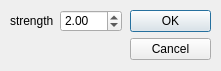
<?xml version="1.0" encoding="UTF-8"?>
<ui version="4.0">
 <class>MapNormalDialog</class>
 <widget class="QDialog" name="MapNormalDialog">
  <property name="geometry">
   <rect>
    <x>0</x>
    <y>0</y>
    <width>221</width>
    <height>71</height>
   </rect>
  </property>
  <property name="windowTitle">
   <string>Map Normal</string>
  </property>
  <property name="windowIcon">
   <iconset resource="../../../res/icons.qrc">
    <normaloff>:/icons/icons/flag_airfield_vehicle_safety.png</normaloff>:/icons/icons/flag_airfield_vehicle_safety.png</iconset>
  </property>
  <widget class="QDialogButtonBox" name="buttonBox">
   <property name="geometry">
    <rect>
     <x>130</x>
     <y>10</y>
     <width>81</width>
     <height>241</height>
    </rect>
   </property>
   <property name="orientation">
    <enum>Qt::Vertical</enum>
   </property>
   <property name="standardButtons">
    <set>QDialogButtonBox::Cancel|QDialogButtonBox::Ok</set>
   </property>
  </widget>
  <widget class="QLabel" name="label_2">
   <property name="geometry">
    <rect>
     <x>10</x>
     <y>10</y>
     <width>51</width>
     <height>21</height>
    </rect>
   </property>
   <property name="text">
    <string>strength</string>
   </property>
  </widget>
  <widget class="QDoubleSpinBox" name="dSB_strength">
   <property name="geometry">
    <rect>
     <x>60</x>
     <y>10</y>
     <width>62</width>
     <height>22</height>
    </rect>
   </property>
   <property name="minimum">
    <double>0.250000000000000</double>
   </property>
   <property name="maximum">
    <double>10.000000000000000</double>
   </property>
   <property name="singleStep">
    <double>0.250000000000000</double>
   </property>
   <property name="value">
    <double>2.000000000000000</double>
   </property>
  </widget>
 </widget>
 <resources>
  <include location="../../../res/icons.qrc"/>
 </resources>
 <connections>
  <connection>
   <sender>buttonBox</sender>
   <signal>accepted()</signal>
   <receiver>MapNormalDialog</receiver>
   <slot>accept()</slot>
   <hints>
    <hint type="sourcelabel">
     <x>248</x>
     <y>254</y>
    </hint>
    <hint type="destinationlabel">
     <x>157</x>
     <y>274</y>
    </hint>
   </hints>
  </connection>
  <connection>
   <sender>buttonBox</sender>
   <signal>rejected()</signal>
   <receiver>MapNormalDialog</receiver>
   <slot>reject()</slot>
   <hints>
    <hint type="sourcelabel">
     <x>316</x>
     <y>260</y>
    </hint>
    <hint type="destinationlabel">
     <x>286</x>
     <y>274</y>
    </hint>
   </hints>
  </connection>
 </connections>
</ui>
